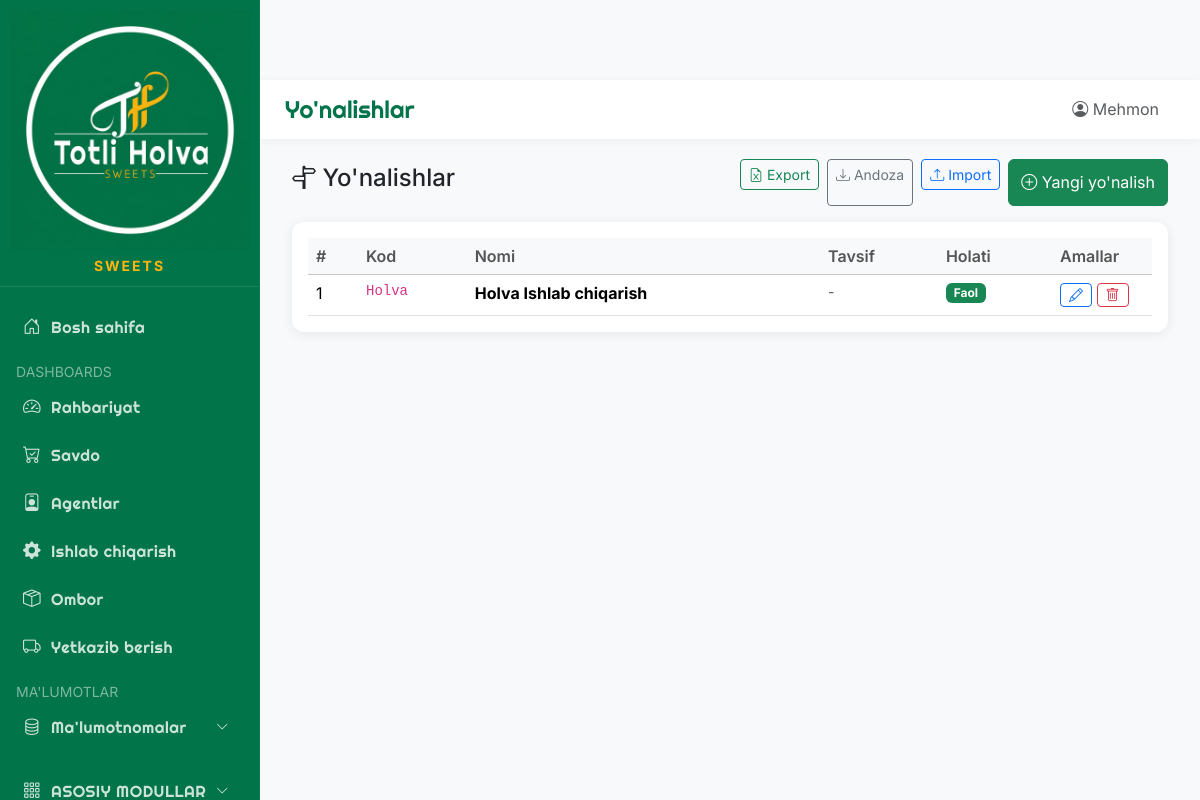
Page /info/directions on the earlier database version.
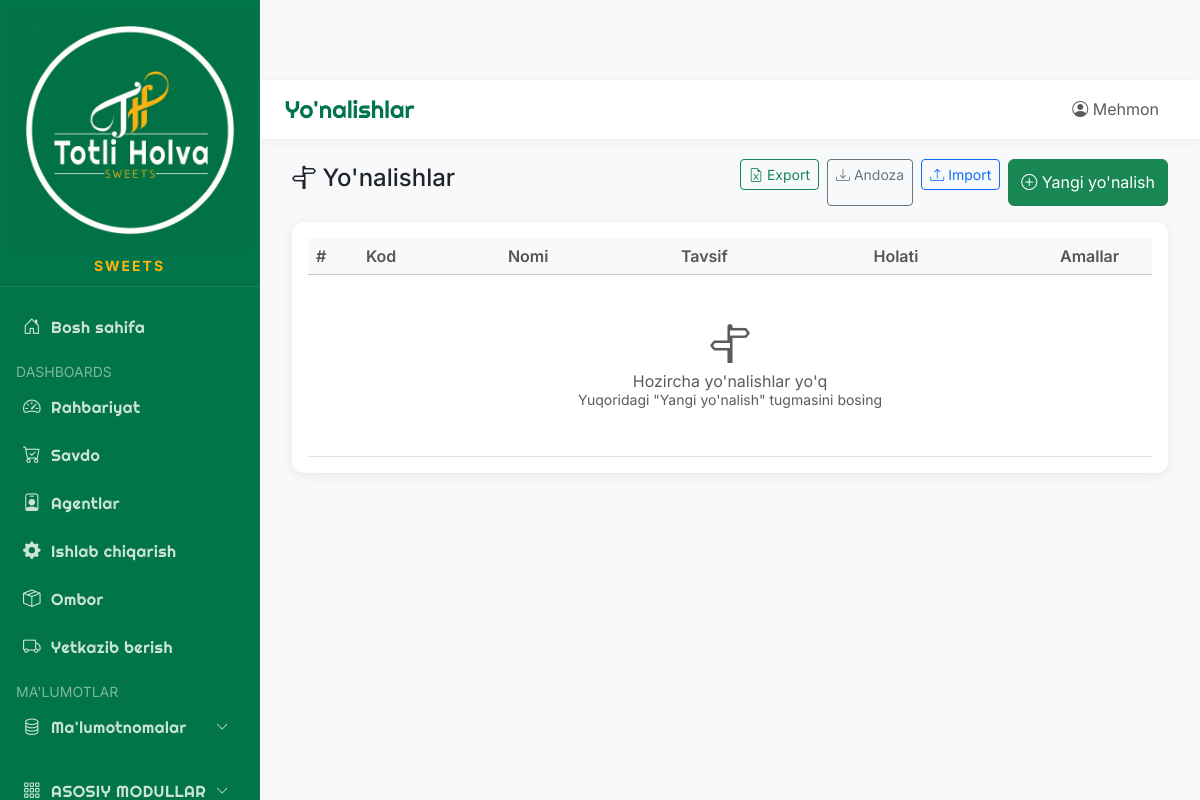
Same page on the later database version.
### app/models/database.py (models this page shows)
class Direction(Base):
    __tablename__ = "directions"
    id = Column(Integer, primary_key=True, index=True)
    code = Column(String(50), unique=True, index=True)
    name = Column(String(100), index=True)
    description = Column(Text)
    is_active = Column(Boolean, default=True)
    created_at = Column(DateTime, default=datetime.now)

### main.py (the view)
@app.get("/info/directions", response_class=HTMLResponse)
async def info_directions(request: Request, db: Session = Depends(get_db), current_user: User = Depends(require_auth)):
    directions = db.query(Direction).all()
    return templates.TemplateResponse("info/directions.html", {"request": request, "directions": directions, "current_user": current_user, "page_title": "Yo'nalishlar"})

### app/templates/info/directions.html (shortened to what this page needs)
{% extends "base.html" %}
{% block content %}
<div class="container-fluid">
    <div class="row mb-3">
        <div class="col-12">
            <div class="d-flex justify-content-between align-items-center">
                <h4><i class="bi bi-signpost-split"></i> Yo'nalishlar</h4>
                <div class="d-flex gap-2">
                    <form action="/info/directions/export" method="get" style="display:inline;">
                        <button type="submit" class="btn btn-outline-success btn-sm"><i
                                class="bi bi-file-earmark-excel"></i> Export</button>
                    </form>
                    <a href="/info/directions/template" class="btn btn-outline-secondary btn-sm"
                        title="Import uchun andoza yuklab olish">
                        <i class="bi bi-download"></i> Andoza
                    </a>
                    <form action="/info/directions/import" method="post" enctype="multipart/form-data"
                        style="display:inline;">
                        <label class="btn btn-outline-primary btn-sm mb-0">
                            <i class="bi bi-upload"></i> Import
                        </label>
                    </form>
                    <button class="btn btn-success" data-bs-toggle="modal" data-bs-target="#addDirectionModal">
                        <i class="bi bi-plus-circle"></i> Yangi yo'nalish
                    </button>
                </div>
            </div>
        </div>
    </div>
    <div class="card">
        <div class="card-body">
            <table class="table table-hover">
                <thead class="table-light">
                    <tr>
                        <th width="50">#</th>
                        <th>Kod</th>
                        <th>Nomi</th>
                        <th>Tavsif</th>
                        <th>Holati</th>
                        <th width="100">Amallar</th>
                    </tr>
                </thead>
                <tbody>
                    {% if directions %}
                    {% for dir in directions %}
                    <tr>
                        <td>{{ dir.id }}</td>
                        <td><code>{{ dir.code }}</code></td>
                        <td><strong>{{ dir.name }}</strong></td>
                        <td><small class="text-muted">{{ dir.description or '-' }}</small></td>
                        <td>
                            {% if dir.is_active %}
                            <span class="badge bg-success">Faol</span>
                            {% else %}
                            <span class="badge bg-secondary">Nofaol</span>
                            {% endif %}
                        </td>
                        <td>
                            <button class="btn btn-sm btn-outline-primary" title="Tahrirlash" data-id="{{ dir.id }}"
                                data-code="{{ dir.code }}" data-name="{{ dir.name }}"
                                data-description="{{ dir.description or '' }}" onclick="editDirection(this)">
                                <i class="bi bi-pencil"></i>
                            </button>
                            <button class="btn btn-sm btn-outline-danger" title="O'chirish" data-id="{{ dir.id }}"
                                data-name="{{ dir.name }}" onclick="deleteDirection(this)">
                                <i class="bi bi-trash"></i>
                            </button>
                        </td>
                    </tr>
                    {% endfor %}
                    {% else %}
                    <tr>
                        <td colspan="6" class="text-center text-muted py-5">
                            <i class="bi bi-signpost-split fs-1 d-block mb-2"></i>
                            Hozircha yo'nalishlar yo'q<br>
                            <small>Yuqoridagi "Yangi yo'nalish" tugmasini bosing</small>
                        </td>
                    </tr>
                    {% endif %}
                </tbody>
            </table>
        </div>
    </div>
</div>
{% endblock %}

Differences in the rows shown:
removed Direction: id "1", code "Holva", name "Holva Ishlab chiqarish", description "-", is_active "Faol"
Other differences:
text now shown: "Hozircha yo'nalishlar yo'q Yuqoridagi \"Yangi yo'nalish\" tugmasini bosing"
